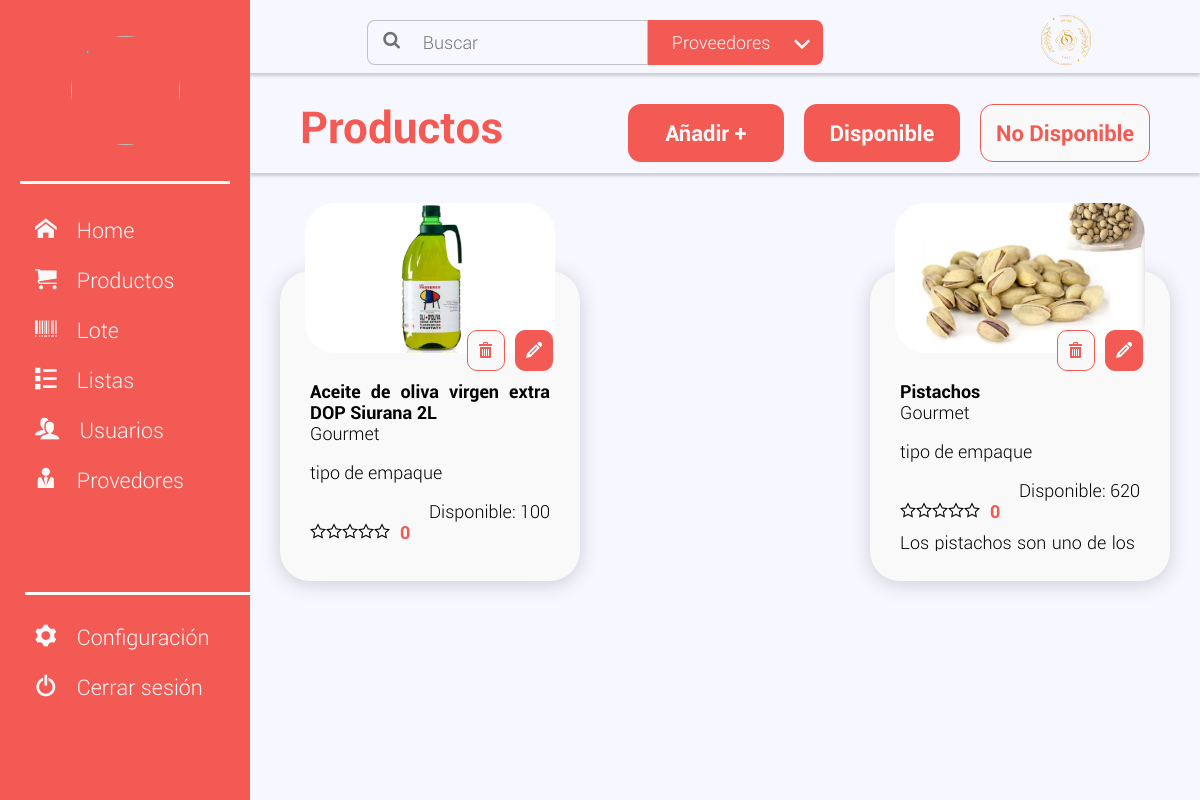
The app's page /Productos (signed in) with its own data.
### tables this page shows
CREATE TABLE "Producto"
(
	codigo_producto INTEGER
		primary key autoincrement,
	nombre_producto TEXT not null,
	descripcion_producto TEXT not null,
	precio_unitario REAL not null,
	src_imagen TEXT not null,
	fecha_creado TEXT not null,
	id_empresa INTEGER not null
		references Empresa,
	id_categoria INTEGER default 1 not null
		references Categoria,
	bono_descuento int default 0 not null,
	porcentaje_descuento REAL default 0 not null
);

CREATE TABLE Proveedor(
    id_proveedor INTEGER PRIMARY KEY AUTOINCREMENT,
    nombre_proveedor TEXT NOT NULL,
    descripcion_proveedor TEXT NOT NULL,
    src_imagen TEXT NOT NULL,
    fecha_creado TEXT NOT NULL,
    id_empresa INTEGER NOT NULL, porcentaje_descuento INTEGER default 0 not null,
    FOREIGN KEY (id_empresa) REFERENCES Empresa(id_empresa)
);

CREATE TABLE Almacen(
    id_almacen_movimiento INTEGER PRIMARY KEY AUTOINCREMENT,
    id_bodega INTEGER DEFAULT 1 NOT NULL,
    codigo_producto INTEGER NOT NULL,
    id_proveedor INTEGER NOT NULL,
    cantidad_disponible INTEGER NOT NULL,
    FOREIGN KEY (id_bodega) REFERENCES Bodega(id_bodega),
    FOREIGN KEY (codigo_producto) REFERENCES Producto(codigo_producto),
    FOREIGN KEY (id_proveedor) REFERENCES Proveedor(id_proveedor)
);

CREATE TABLE "Calificacion_Comentario"
(
	id_calcomentario INTEGER
		primary key autoincrement,
	comentario TEXT not null,
	calificacion INTEGER not null,
	fecha_calcomentario TEXT not null,
	codigo_producto INTEGER not null
		references Producto,
	id_usuario INTEGER not null
		references Usuario
);

### app.py (the view)
@app.route('/Productos', methods=['POST', 'GET'])
def Productos():
    if not session.get("username"):
        return redirect("/")
    elif session["userType"] != "usuario":
        lista=conn.listaProductos()
        session['autocompletarProductos'] = conn.autocompletarListaProductos()
        session['autoCompletarProveedores'] = conn.autocompletarListaProveedores()
        return render_template('Productos.html',lista=lista)
    else:
        return render_template('AccessDenied.html')

### dbConnect.py (called while the page is built)
def crearConexion():
    conn = sqlite3.connect(database)
    return conn

def listaProveedores():
    conn = crearConexion()
    cursor = conn.cursor()
    queryDatosProveedores = cursor.execute(
        """
            SELECT  pro.id_proveedor,
                    pro.nombre_proveedor,
                    pro.descripcion_proveedor,
                    pro.src_imagen
            FROM Proveedor pro
            ORDER BY pro.fecha_creado DESC
        """)
    nombreColumnas = [i[0] for i in cursor.description]
    datosProveedoresDB = queryDatosProveedores.fetchall()
    jsonlistaProveedores=[]
    for result in datosProveedoresDB:
        jsonlistaProveedores.append(dict(zip(nombreColumnas,result)))
    conn.close()
    return jsonlistaProveedores

def autocompletarListaProductos():
    listaProducto = listaProductos()
    msj = ""
    for producto in listaProducto:
        msj += producto['nombre_producto'] + ","
    return msj

def autocompletarListaProveedores():
    listaProveedor = listaProveedores()
    msj = ""
    for proveedor in listaProveedor:
        msj += proveedor['nombre_proveedor'] + ","
    return msj

### templates/Productos.html (shortened to what this page needs)
{% extends 'MasterPage.html' %}
{% block content %}
<link rel="stylesheet" href={{ url_for('static', filename='css/productos.css' ) }}>
<header class="header-paginas">
    <div class="encabezado-productos">
        <div class="titulo">
            <h1>{% block title %} Productos {% endblock %}</h1>
        </div>
        <form class="boton-anadir" action="/Editarproducto" method="POST">
            <div>
                <input type="submit" name="submit_button" id="anadir" class="anadir" value="Añadir +"
                    style="display: inline;">
            </div>
            <div class="botones-disponibilidad superadmin" id="botones-superadmin">
                <div class="boton-disponible">
                    <input type="submit" name="submit_button" id="bt-disponible" class="bt-disponible"
                        value="Disponible" style="display: inline;">
                </div>
                <div class="boton-nodisponible">
                    <input type="submit" name="submit_button" id="bt-nodisponible" class="bt-nodisponible"
                        value="No Disponible" style="display: inline;">
                </div>
            </div>
        </form>
    </div>
</header>
<section class="section-productos">
    {% for fila in range(lista|length) %}
    <div class="box-producto">
        <form class="contenedor" action="/Editarproducto" method="POST">
            <div class="logo-producto">
                <div class="imagen"><img src="{{ lista[fila]['src_imagen'] }}" alt=""></div>
            </div>
            <div class="boton-editar-eliminar">
                <label class="boton-eliminar"><input type="submit" name="submit_button" id="eliminar"
                        class="boton-eliminar" value="eliminar" style="display: none;"></label>
                <label class="boton-editar"><input type="submit" name="submit_button" id="editar" class="boton-editar"
                        value="editar" style="display: none;"></label>
            </div>
            <div class="box-fondo">
                <div class="titulo-producto">
                    {{ lista[fila]['nombre_producto'] }}
                </div>
                <div class="name-proveedor">
                    {{ lista[fila]['nombre_proveedor'] }}
                </div>
                <div class="name-proveedor">
                    <p>tipo de empaque</p>
                </div>
                <div class="disponibe">
                    Disponible: {{ lista[fila]['cantidad_disponible'] }}
                </div>
                <div class="puntuacion">
                    <div class="estrellas-outer">
                    </div>
                    <div class="valor">
                        {{ lista[fila]['calificacion'] }}
                    </div>
                </div>
                <div class="descripcion">
                    {{ lista[fila]['descripcion_producto'] }}
                </div>
            </div>
        </form>
    </div>
    {% endfor %}
</section>
{% endblock %}

### static/css/style.css (style rules this page uses)
body { background: var(--color-fondo); }
.header-paginas { box-shadow: var(--sombra-contenedor-titulo); position: initial; width: 100%; z-index: 1; }

### static/css/productos.css (style rules this page uses)
body { background: var(--color-fondo); }
.encabezado-productos { display: flex; justify-content: space-between; font: var(--fuente-sub-titulo); color: var(--color-usuario); height: 100px; padding: 0 50px; }
.encabezado-productos .boton-anadir { margin-top: 20px; }
.boton-anadir { display: flex; align-items: center; }
.anadir, .bt-disponible { background: var(--color-usuario); color: var(--color-blanco); border: none; padding: 0 15px; height: 58px; min-width: 156px; border-radius: var(--radio-boton); font: var(--fuente-sub-titulo); }
.bt-disponible { margin-left: 20px; }
.bt-nodisponible { background: var(--color-blanco-fondo); color: var(--color-usuario); border: var(--border-boton-cancelar-usuario); padding: 0 15px; height: 58px; min-width: 156px; border-radius: var(--radio-boton); font: var(--fuente-sub-titulo); }
.encabezado-productos .botones-disponibilidad { display: flex; align-items: center; gap: 20px; }
.encabezado-productos .botones-disponibilidad .boton-disponible, .boton-nodisponible { min-width: 158px; }
.estrellas-outer { display: inline-block; position: relative; font-family: "icomoon"; }
.estrellas-outer::before { content: "\e9d7 \e9d7 \e9d7 \e9d7 \e9d7"; }
.section-productos { display: flex; flex-wrap: wrap; justify-content:space-between; margin: 30px 30px; gap: 50px 20px; }
.box-producto { width: 300px; display: inline-block; text-align: center; }
.box-producto .logo-producto .imagen img { width:250px; height: 150px; object-fit: cover; border-radius: var(--radio-contenedor); }
.box-producto .box-fondo { display: flex; flex-direction: column; text-align: justify; padding: 110px 30px 20px 30px; margin: -100px 0px 0px 0px; background: var(--color-blanco-fondo); box-shadow: var(--sombra-contenedores); border-radius: var(--radio-contenedor); height: 180px; }
.descripcion { overflow-y: auto; }
.titulo-producto { font: var(--fuente-sub-titulo); font-size: 18px; }
.name-proveedor { font: var(--fuente-texto); }
.disponibe { font: var(--fuente-texto); text-align: end; }
.puntuacion { display: flex; }
.valor { margin-left: 10px; color: var(--color-usuario); font: var(--fuente-texto); font-weight: bold; }
.descripcion { font: var(--fuente-texto); margin: 10px 0px; padding-right: 5px; }
.boton-editar-eliminar { display: flex; font-family: "icomoon"; justify-content:right; margin: -27px 27px 0 0; }
.boton-editar::after { content:"\e905"; color:white; }
.boton-eliminar::after { content:"\e9ac"; color: var(--color-usuario) }
.boton-editar { background: var(--color-usuario); border-radius: var(--radio-input); padding: 10px; margin-left: 10px; border: var(--border-boton-cancelar-usuario); cursor: pointer; }
.boton-eliminar { background: var(--color-blanco); border-radius: var(--radio-input); padding: 10px; border: var(--border-boton-cancelar-usuario); cursor: pointer; }

### static/css/variables.css (style rules this page uses)
:root { --color-usuario:#F45A54; --color-admin:#02A6FF; --color-superadmin:#FF9102; --color-negro:#333747; --color-blanco:#F9F9F9; --color-blanco-fondo:#F9F9F9; --color-fondo:#F6F7FF; --color-gris:#707070; --radio-boton: 13px; --radio-contenedor-grande: 30px; --radio-contenedor: 30px; --radio-input: 10px; --border-boton-cancelar-usuario: 1px solid #F45A54; --border-boton-cancelar-admin: 1px solid #02A6FF; --border-boton-cancelar-superadmin: 1px solid #FF9102; --boder-inputs:1px solid rgba(112, 112, 112, 0.4); --fuente-super-titulo:normal bold 50px 'Roboto', sans-serif; --fuente-titulo:bold 30px 'Roboto', sans-serif; --fuente-sub-titulo:bold 22px 'Roboto', sans-serif; --fuente-texto:normal 18px 'Roboto', sans-serif; --sombra-contenedores:0px 3px 20px rgba(0, 0, 0, 0.171); --sombra-contenedor-titulo:0px 3px 3px rgba(0, 0, 0, 0.171); --separacion-icono-texto:15px; }

### records on screen
Producto: src_imagen (picture), nombre_producto "Aceite de oliva virgen extra DOP Siurana 2L"
Proveedor: nombre_proveedor "Gourmet" "Gourmet"
Almacen: cantidad_disponible "100"
Calificacion_Comentario: calificacion "0"
Producto: src_imagen (picture), nombre_producto "Pistachos", descripcion_producto "Los pistachos son uno de los…"
Almacen: cantidad_disponible "620"
Calificacion_Comentario: calificacion "0"
